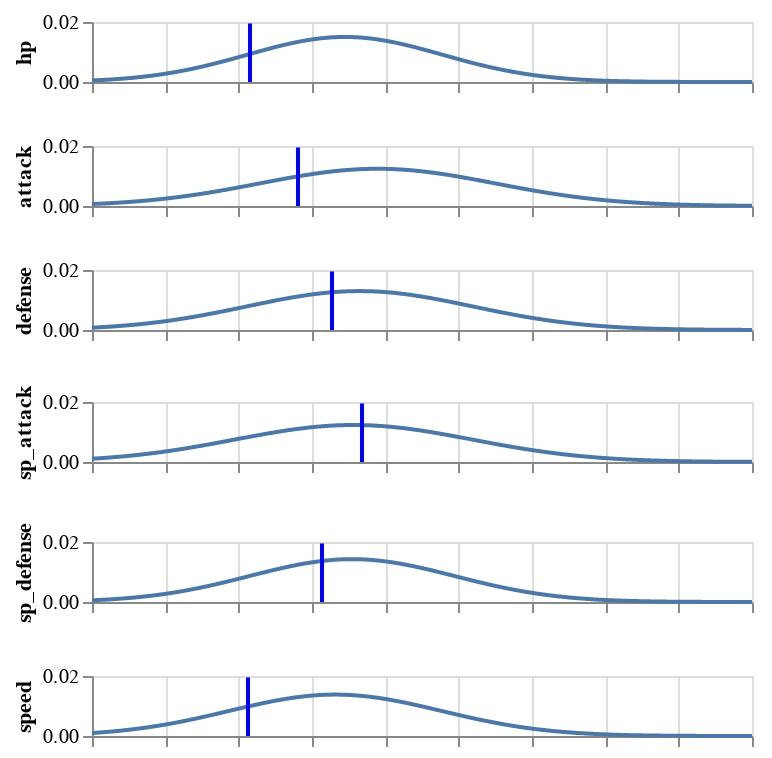

The cell this chart's notebook holds for it:
### Code cell
blastoise.SHOW

### Figure 1 — Vega-Lite specification as saved in the notebook (floating-point values rounded to 4 significant figures; data arrays with more than 128 entries replaced by an {"elided": "..."} marker saying what was removed)
{"$schema": "https://vega.github.io/schema/vega-lite/v2.6.0.json", "config": {"text": {"angle": 90, "color": "blue"}, "view": {"height": 300, "width": 400}}, "datasets": {"data-befba9a85dc339b9acaf9ca72544468e": [{"y": 0}, {"y": 0.0003983}, {"y": 0.0007965}, {"y": 0.001195}, {"y": 0.001593}, {"y": 0.001991}, {"y": 0.00239}, {"y": 0.002788}, {"y": 0.003186}, {"y": 0.003584}, {"y": 0.003983}, {"y": 0.004381}, {"y": 0.004779}, {"y": 0.005177}, {"y": 0.005576}, {"y": 0.005974}, {"y": 0.006372}, {"y": 0.00677}, {"y": 0.007169}, {"y": 0.007567}, {"y": 0.007965}, {"y": 0.008363}, {"y": 0.008762}, {"y": 0.00916}, {"y": 0.009558}, {"y": 0.009957}, {"y": 0.01035}, {"y": 0.01075}, {"y": 0.01115}, {"y": 0.01155}, {"y": 0.01195}, {"y": 0.01235}, {"y": 0.01274}, {"y": 0.01314}, {"y": 0.01354}, {"y": 0.01394}, {"y": 0.01434}, {"y": 0.01474}, {"y": 0.01513}, {"y": 0.01553}, {"y": 0.01593}, {"y": 0.01633}, {"y": 0.01673}, {"y": 0.01713}, {"y": 0.01752}, {"y": 0.01792}, {"y": 0.01832}, {"y": 0.01872}, {"y": 0.01912}, {"y": 0.01951}], "data-c5bd6da23d9c3f4768f2fc8f076536d8": {"elided": "1000 records"}}, "vconcat": [{"layer": [{"data": {"name": "data-c5bd6da23d9c3f4768f2fc8f076536d8"}, "encoding": {"x": {"axis": {"labels": false}, "field": "x", "title": null, "type": "quantitative"}, "y": {"field": "hp", "title": "hp", "type": "quantitative"}}, "height": 30, "mark": "line", "width": 330}, {"data": {"name": "data-befba9a85dc339b9acaf9ca72544468e"}, "encoding": {"x": {"value": 79}, "y": {"field": "y", "title": "", "type": "quantitative"}}, "mark": {"color": "blue", "type": "line"}}]}, {"layer": [{"data": {"name": "data-c5bd6da23d9c3f4768f2fc8f076536d8"}, "encoding": {"x": {"axis": {"labels": false}, "field": "x", "title": null, "type": "quantitative"}, "y": {"field": "attack", "title": "attack", "type": "quantitative"}}, "height": 30, "mark": "line", "width": 330}, {"data": {"name": "data-befba9a85dc339b9acaf9ca72544468e"}, "encoding": {"x": {"value": 103}, "y": {"field": "y", "title": "", "type": "quantitative"}}, "mark": {"color": "blue", "type": "line"}}]}, {"layer": [{"data": {"name": "data-c5bd6da23d9c3f4768f2fc8f076536d8"}, "encoding": {"x": {"axis": {"labels": false}, "field": "x", "title": null, "type": "quantitative"}, "y": {"field": "defense", "title": "defense", "type": "quantitative"}}, "height": 30, "mark": "line", "width": 330}, {"data": {"name": "data-befba9a85dc339b9acaf9ca72544468e"}, "encoding": {"x": {"value": 120}, "y": {"field": "y", "title": "", "type": "quantitative"}}, "mark": {"color": "blue", "type": "line"}}]}, {"layer": [{"data": {"name": "data-c5bd6da23d9c3f4768f2fc8f076536d8"}, "encoding": {"x": {"axis": {"labels": false}, "field": "x", "title": null, "type": "quantitative"}, "y": {"field": "sp_attack", "title": "sp_attack", "type": "quantitative"}}, "height": 30, "mark": "line", "width": 330}, {"data": {"name": "data-befba9a85dc339b9acaf9ca72544468e"}, "encoding": {"x": {"value": 135}, "y": {"field": "y", "title": "", "type": "quantitative"}}, "mark": {"color": "blue", "type": "line"}}]}, {"layer": [{"data": {"name": "data-c5bd6da23d9c3f4768f2fc8f076536d8"}, "encoding": {"x": {"axis": {"labels": false}, "field": "x", "title": null, "type": "quantitative"}, "y": {"field": "sp_defense", "title": "sp_defense", "type": "quantitative"}}, "height": 30, "mark": "line", "width": 330}, {"data": {"name": "data-befba9a85dc339b9acaf9ca72544468e"}, "encoding": {"x": {"value": 115}, "y": {"field": "y", "title": "", "type": "quantitative"}}, "mark": {"color": "blue", "type": "line"}}]}, {"layer": [{"data": {"name": "data-c5bd6da23d9c3f4768f2fc8f076536d8"}, "encoding": {"x": {"axis": {"labels": false}, "field": "x", "title": null, "type": "quantitative"}, "y": {"field": "speed", "title": "speed", "type": "quantitative"}}, "height": 30, "mark": "line", "width": 330}, {"data": {"name": "data-befba9a85dc339b9acaf9ca72544468e"}, "encoding": {"x": {"value": 78}, "y": {"field": "y", "title": "", "type": "quantitative"}}, "mark": {"color": "blue", "type": "line"}}]}]}
